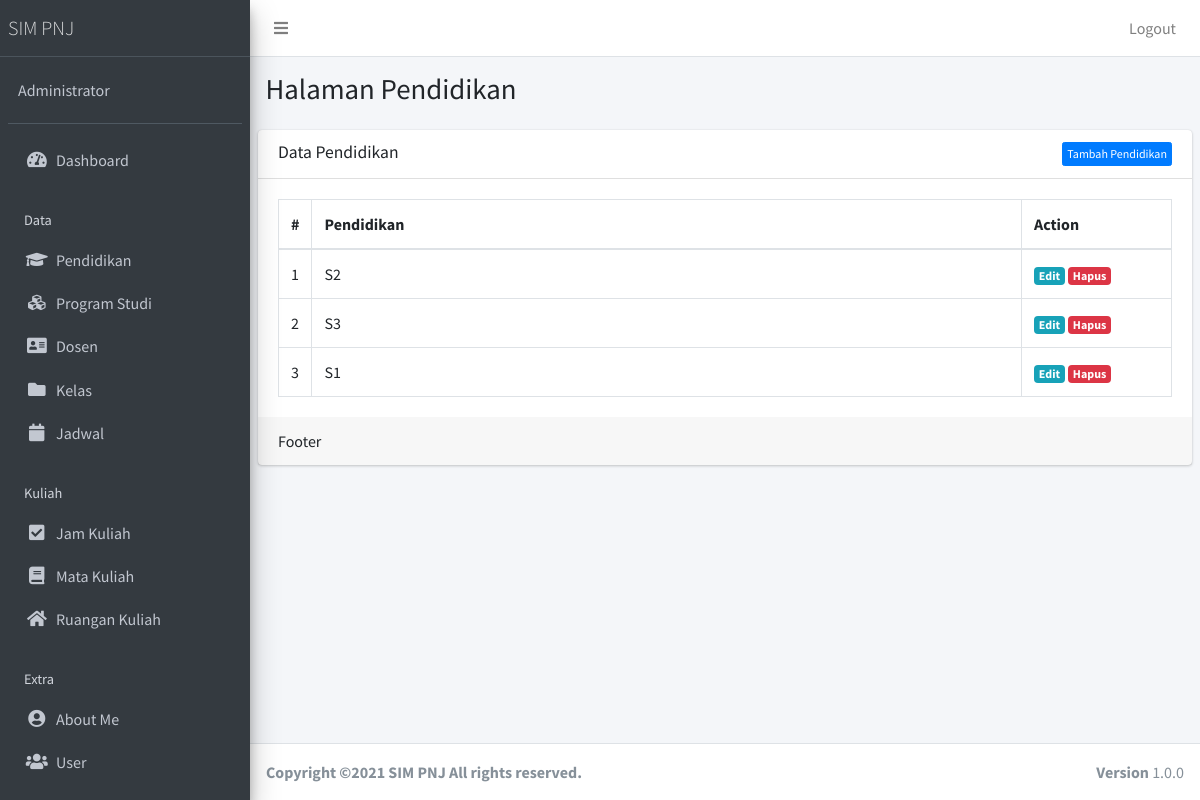
Screenshot of /public/pendidikan (signed in) with the database file from the repository.
### tables this page shows
CREATE TABLE `pendidikan` (
  `pend_id` int(11) NOT NULL,
  `nama_pen` varchar(40) NOT NULL
);

### app/core/Controller.php (called while the page is built, shortened)
<?php
class Controller{
	public function view($view, $data = [])
	{
		require_once '../app/views/' . $view . '.php';
	}
	public function model($model)
	{
		return new $model;
	}
}

### app/controllers/Pendidikan.php (called while the page is built, shortened)
<?php
class Pendidikan extends Controller {
	public function index()
{
		$data['title'] = 'Data Pendidikan';
		$data['Pendidikan'] = $this->model('PendidikanModel')->getAllPendidikan();
		$this->view('Pendidikan/index', $data);
	}
}

### app/core/App.php (called while the page is built, shortened)
<?php
class App{
	protected $method = 'index';
	protected $params = [];
	public function __construct(){
		$this->controller = new $this->controller;
		call_user_func_array([$this->controller, $this->method], $this->params);
	}
}

### public/index.php (called while the page is built, shortened)
<?php
$app = new App;

### app/core/Database.php (called while the page is built, shortened)
<?php
class Database{
	private $host = DB_HOST;
	private $user = DB_USER;
	private $pass = DB_PASS;
	private $dbnm = DB_NAME;
	private $dbh;
	private $stmt;
	public function __construct()
	{
		$dsn = 'mysql:host='. $this->host .';dbname='. $this->dbnm;
		$option = [
			PDO::ATTR_PERSISTENT => true,
			PDO::ATTR_ERRMODE => PDO::ERRMODE_EXCEPTION
		];
		try{
			$this->dbh = new PDO($dsn,$this->user,$this->pass, $option);
		}catch(PDOException $e){
			die($e->getMessage());
		}
	}
	public function query($query)
	{
		$this->stmt = $this->dbh->prepare($query);
	}
	public function execute()
	{
		$this->stmt->execute();
	}
	public function resultSet()
	{
		$this->execute();
		return $this->stmt->fetchAll(PDO::FETCH_ASSOC);
	}
}

### app/models/PendidikanModel.php (called while the page is built, shortened)
<?php
class PendidikanModel {
	private $table = 'pendidikan';
	private $db;
	public function __construct()
	{
		$this->db = new Database;
	}
	public function getAllPendidikan()
	{
		$this->db->query('SELECT * FROM ' . $this->table);
		return $this->db->resultSet();
	}
}

### app/views/pendidikan/index.php (the view, shortened to what this page needs)
<div class="content-wrapper">
  <section class="content-header">
    <div class="container-fluid">
      <div class="row mb-2">
        <div class="col-sm-6">
          <h1>Halaman Pendidikan</h1>
        </div>
      </div>
    </div>
  </section>
  <section class="content">
    <div class="card">
      <div class="card-header">
        <h3 class="card-title"><?= $data['title'] ?></h3> <a href="<?= base_url; ?>/Pendidikan/tambah" class="btn float-right btn-xs btn btn-primary">Tambah Pendidikan</a>
      </div>
      <div class="card-body">
        <table class="table table-bordered">
                <thead>
                  <tr>
                    <th style="width: 10px">#</th>
                    <th>Pendidikan</th>
                    <th style="width: 150px">Action</th>
                  </tr>
                </thead>
                <tbody>
                <?php $no=1; ?>
                  <?php foreach ($data['Pendidikan'] as $row) :?>
                  <tr>
                    <td><?= $no; ?></td>
                    <td><?= $row['nama_pen'];?></td>
                    <td>
                      <a href="<?= base_url; ?>/Pendidikan/edit/<?= $row['pend_id'] ?>" class="badge badge-info ">Edit</a> <a href="<?= base_url; ?>/Pendidikan/hapus/<?= $row['pend_id'] ?>" class="badge badge-danger" onclick="return confirm('Hapus data?');">Hapus</a>
                    </td>
                  </tr>
                  <?php $no++; endforeach; ?>
                </tbody>
              </table>
      </div>
      <div class="card-footer">
        Footer
      </div>
    </div>
  </section>
</div>

### rows the page displays
pendidikan: nama_pen "S2"
pendidikan: nama_pen "S3"
pendidikan: nama_pen "S1"

### other values shown
$data['title'] "Data Pendidikan"
